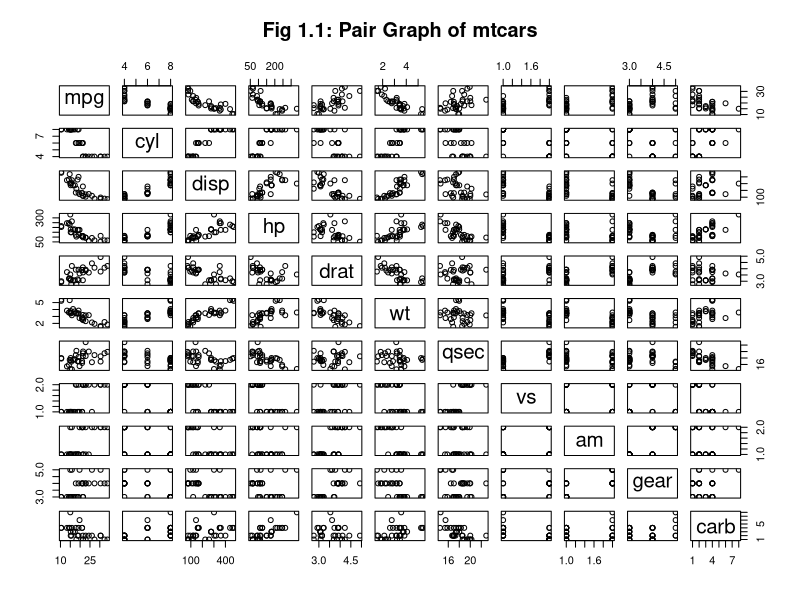
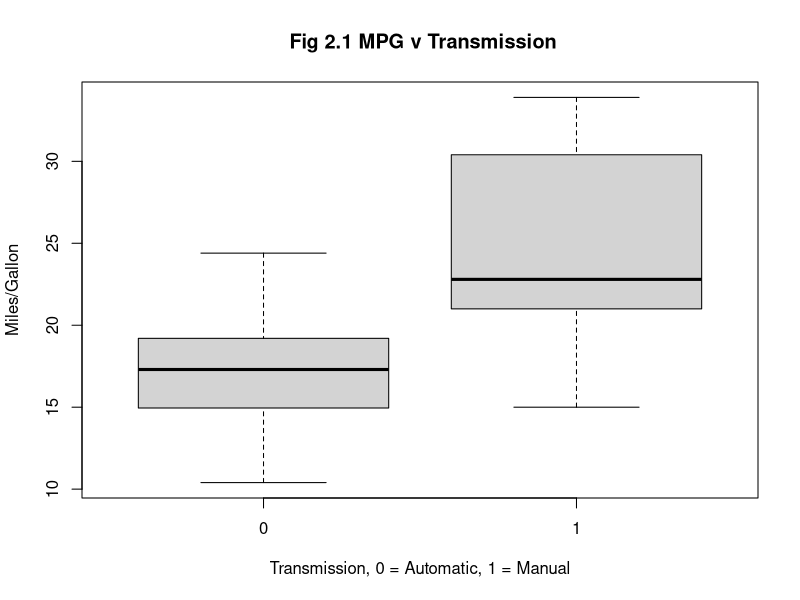
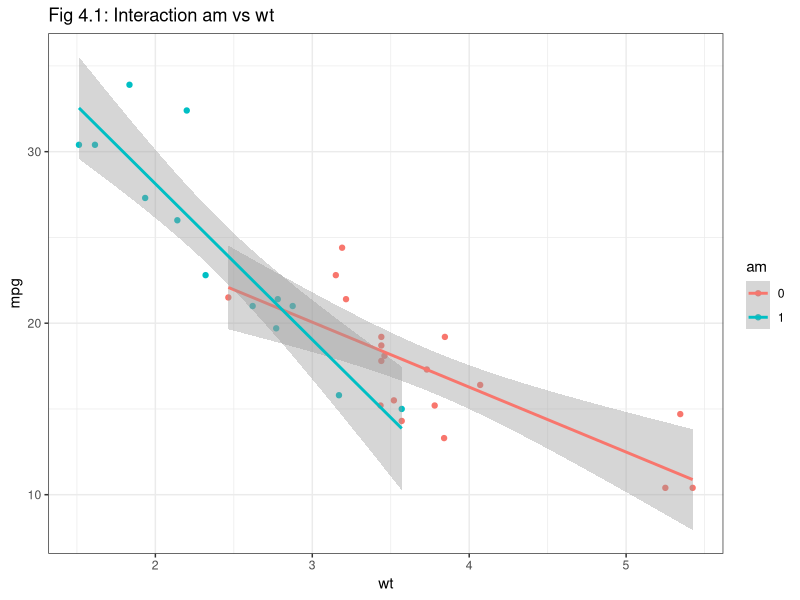
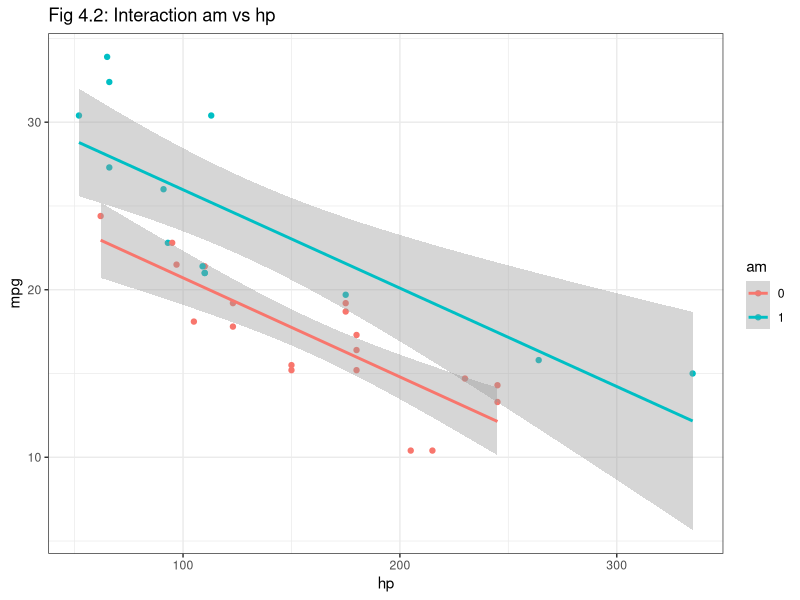
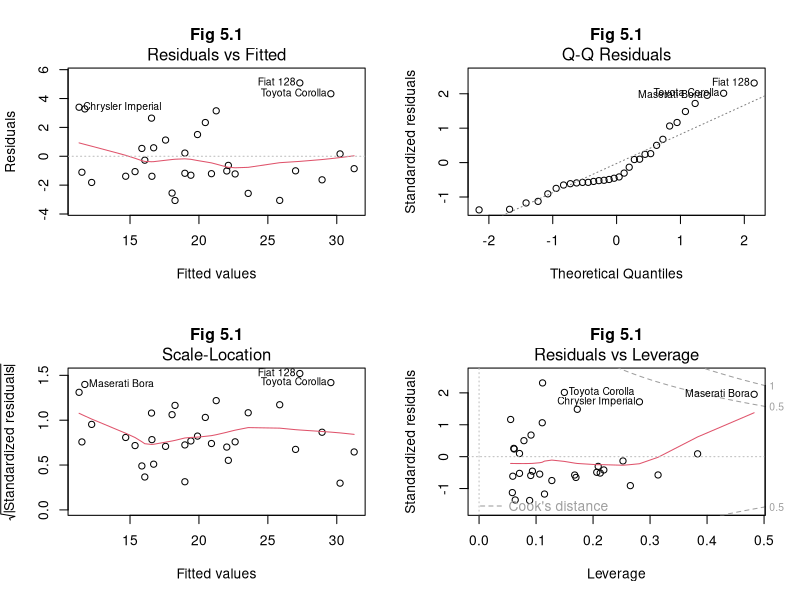

Here is the R script that generated these plots, in order:
## ---- chunk 1
data(mtcars)
library(ggplot2)
mtcars$vs <- factor(mtcars$vs)
mtcars$am <- factor(mtcars$am)
## ---- chunk 2
test <- t.test(mpg~am, data=mtcars)
## ---- chunk 3
fit_am <- lm(mpg~am, data=mtcars)
summary(fit_am)$coef
## ---- chunk 4
fit_all <- lm(mpg~., data=mtcars)
summary(fit_all)
## ---- chunk 5
fit_step <- step(fit_all)
summary(fit_step)
## ---- chunk 6
fit1 <- lm(mpg ~ wt + am + hp, data = mtcars)
summary(fit1)
## ---- chunk 7
fit_final <- lm(mpg ~ am + hp + wt + wt:am, mtcars)
summary(fit_final)
## ---- chunk 8
pairs(mtcars,  main="Fig 1.1: Pair Graph of mtcars")
## ---- chunk 9
boxplot(mpg~am, data=mtcars,xlab="Transmission, 0 = Automatic, 1 = Manual", ylab="Miles/Gallon",
        main=" Fig 2.1 MPG v Transmission")
## ---- chunk 10
t.test(mpg~am, data=mtcars)
## ---- chunk 11
fit_am <- lm(mpg ~ am, data=mtcars)
summary(fit_am)$coef
## ---- chunk 12
fit_all <- lm(mpg ~ ., data=mtcars)
summary(fit_all)$coef
## ---- chunk 13
fit_step <- step(fit_all)
## ---- chunk 14
summary(fit_step)$coef
## ---- chunk 15
fit1 <- lm(mpg ~ wt + am + hp, data = mtcars)
summary(fit1)
## ---- chunk 16
g1 <- ggplot(data=mtcars, aes(x=wt, y=mpg, colour=am)) + geom_point() + stat_smooth(method="lm") + labs(title="Fig 4.1: Interaction am vs wt") + theme_bw() 
g1
## ---- chunk 17
g1 <- ggplot(data=mtcars, aes(x=hp, y=mpg, colour=am)) + 
geom_point() + stat_smooth(method="lm") + labs(title="Fig 4.2: Interaction am vs hp") + theme_bw()
g1
## ---- chunk 18
fit_final <- lm(mpg ~ am + hp + wt + wt:am, mtcars)
summary(fit_final)$coef
## ---- chunk 19
anova(fit_am, fit1, fit_final)
dfbetas(fit_final)["Maserati Bora",1]

## ---- chunk 20
par(mfrow = c(2, 2))
plot(fit_final, main = "Fig 5.1")
